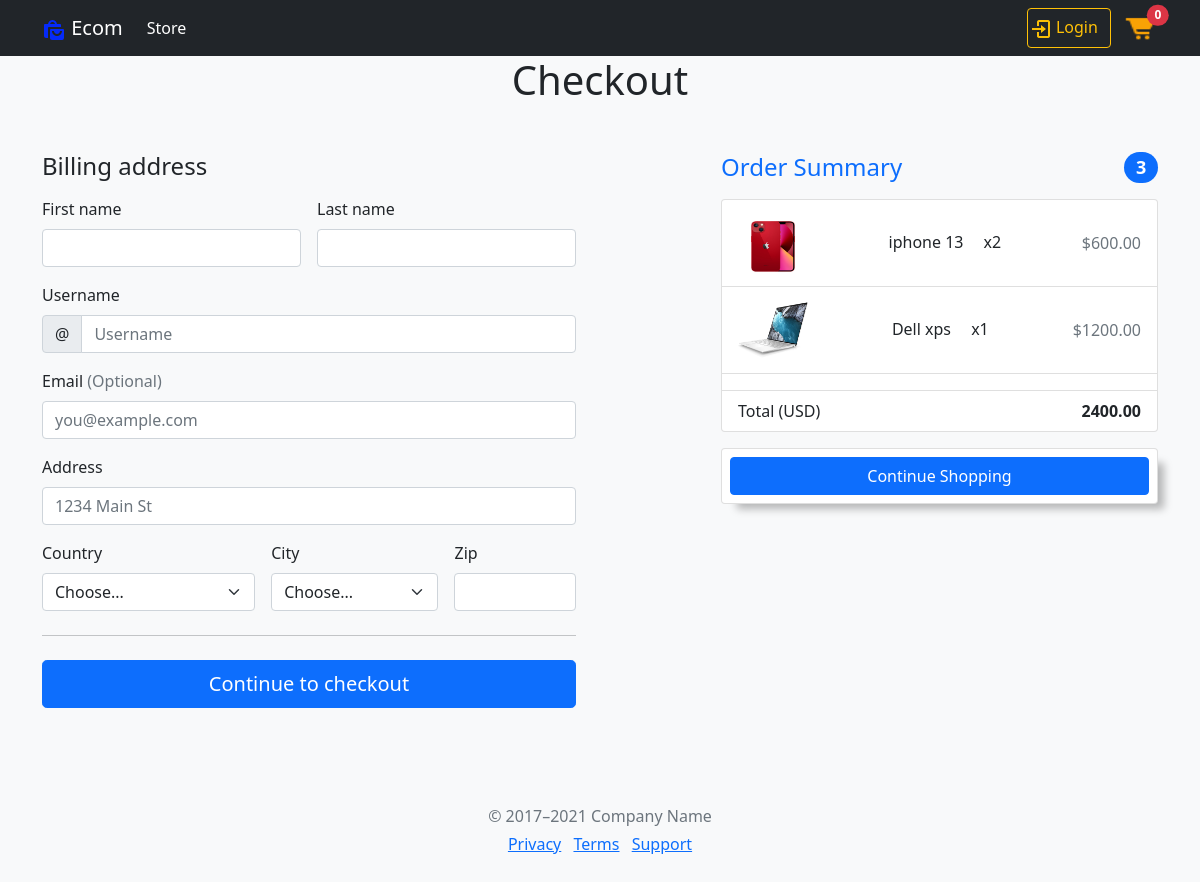
Screenshot of /checkout/ (signed in) with the database file from the repository.
### store/models.py (models this page shows, shortened)
class Order(models.Model):
    transaction_id = models.CharField(max_length=200, null=True)
    customer = models.ForeignKey(Customer, on_delete=models.SET_NULL, blank=True, null=True)
    date_ordered = models.DateTimeField(auto_now_add=True)
    complete = models.BooleanField(default=False, null=True, blank=True)
    def __str__(self):
        return str(self.id)
    @property
    def get_cart_total(self):
        order_items = self.orderitem_set.all()
        total = sum([items.get_total for items in order_items])
        return total
    def get_cart_items(self):
        order_items = self.orderitem_set.all()
        total = sum([items.quantity for items in order_items])
        return total

class OrderItem(models.Model):
    product = models.ForeignKey(Product, on_delete=models.SET_NULL, blank=True, null=True)
    Order = models.ForeignKey(Order, on_delete=models.SET_NULL, blank=True, null=True)
    quantity = models.IntegerField(default=0, null=True, blank=True)
    date_added = models.DateTimeField(auto_now_add=True)
    def __str__(self):
        return self.product.name
    @property
    def get_total(self):
        total = self.product.price * self.quantity
        return total

class Product(models.Model):
    name = models.CharField(max_length=200, null=True)
    price = models.DecimalField(max_digits=7, decimal_places=2)
    digital = models.BooleanField(default=False, null=True, blank=False)
    image = models.ImageField(null=True, blank=True)
    @property
    def imageURL(self):
        try:
            url = self.image.url
        except:
            url = ""
        return url

### store/views.py (the view)
# urls.py: path("checkout/", views.checkout, name="checkout"),
def checkout(request):
    if request.user.is_authenticated:
        customer = request.user.customer
        order = Order.objects.filter(customer=customer,complete=False).first()
        if not order:
            order = Order.objects.create(customer=customer,complete=False)
        print(order)
        items = order.orderitem_set.all()
        print(items)
    else:
        items = []
        order = {
            'get_cart_total':0,
            'get_cart_items':0,
            }
    context = {
    "items" : items,
    "order": order,
    }
    return render(request, 'store/checkout.html', context)

### store/templates/store/checkout.html (shortened to what this page needs)
{% extends "store/main.html" %}
{% load static %}
{% block content %}
<h1 class="text-center">Checkout</h1>
<div class="container mt-5">
    <main>
      <div class="row g-5" id="row">
        <div class="col-md-5 col-lg-5 order-md-last">
          <h4 class="d-flex justify-content-between align-items-center mb-3">
            <span class="text-primary">Order Summary</span>
            <span class="badge bg-primary rounded-pill">{{ order.get_cart_items }}</span>
          </h4>
          <ul class="list-group mb-3">
            {% for item in items %}
            <li class="list-group-item d-flex justify-content-between align-items-center lh-sm">
              <div class="d-flex">
                <img class="image-fluid" src="{{ item.product.imageURL }}"alt="">
              </div>
              <div>
                <h6 class="my-0">{{ item.product.name }} <span style="margin-left: 1rem;">x{{item.quantity}}</span></h6>
              </div>
              <span class="text-muted">${{ item.product.price|floatformat:2 }}</span>
            </li>
            {% endfor %}
            <li class="list-group-item d-flex justify-content-between lh-sm">
            <li class="list-group-item d-flex justify-content-between">
              <span>Total (USD)</span>
              <strong>{{ order.get_cart_total|floatformat:2 }}</strong>
            </li>
          </ul>
          <form class="card p-2">
              <a href="{% url 'store' %}" class="btn btn-primary">Continue Shopping</a>
          </form>
        </div>
        <div class="col-md-6 col-lg-6">
          <h4 class="mb-3">Billing address</h4>
          <form class="needs-validation" novalidate>
            <div class="row g-3">
              <div class="col-sm-6">
                <label for="firstName" class="form-label">First name</label>
                <input type="text" class="form-control" id="firstName" placeholder="" value="" required>
              </div>
              <div class="col-sm-6">
                <label for="lastName" class="form-label">Last name</label>
                <input type="text" class="form-control" id="lastName" placeholder="" value="" required>
              </div>
              <div class="col-12">
                <label for="username" class="form-label">Username</label>
                <div class="input-group has-validation">
                  <span class="input-group-text">@</span>
                  <input type="text" class="form-control" id="username" placeholder="Username" required>
              </div>
              </div>
              <div class="col-12">
                <label for="email" class="form-label">Email <span class="text-muted">(Optional)</span></label>
                <input type="email" class="form-control" id="email" placeholder="you@example.com">
              </div>
              <div class="col-12">
                <label for="address" class="form-label">Address</label>
                <input type="text" class="form-control" id="address" placeholder="1234 Main St" required>
              </div>
              <div class="col-md-5">
                <label for="country" class="form-label">Country</label>
                <select class="form-select" id="country" required>
                  <option value="">Choose...</option>
                </select>
              </div>
              <div class="col-md-4">
                <label for="state" class="form-label">City</label>
                <select class="form-select" id="state" required>
                  <option value="">Choose...</option>
                </select>
              </div>
              <div class="col-md-3">
                <label for="zip" class="form-label">Zip</label>
                <input type="text" class="form-control" id="zip" placeholder="" required>
              </div>
            </div>
            <hr class="my-4">
            <button class="w-100 btn btn-primary btn-lg" type="submit">Continue to checkout</button>
          </form>
        </div>
      </div>
    </main>
    <footer class="my-5 pt-5 text-muted text-center text-small">
      <p class="mb-1">&copy; 2017–2021 Company Name</p>
      <ul class="list-inline">
        <li class="list-inline-item"><a href="#">Privacy</a></li>
        <li class="list-inline-item"><a href="#">Terms</a></li>
        <li class="list-inline-item"><a href="#">Support</a></li>
      </ul>
    </footer>
  </div>
{% endblock content %}

### static/css/main.css (style rules this page uses)
* { padding:0; margin: 0; box-sizing: border-box; }
.card { box-shadow: 11px 10px 8px -5px rgba(0,0,0,0.27); -webkit-box-shadow: 11px 10px 8px -5px rgba(0,0,0,0.27); -moz-box-shadow: 11px 10px 8px -5px rgba(0,0,0,0.27); margin-bottom: 1rem; }
#row { justify-content: space-between; }
.list-group .d-flex img { height: 70px; width: 70px; }

### rows the page displays
Order: get_cart_items "3", get_cart_total "2400.00"
OrderItem: product.imageURL (picture), product.name "iphone 13", quantity "2", product.price "600.00"
OrderItem: product.imageURL (picture), product.name "Dell xps", quantity "1", product.price "1200.00"
